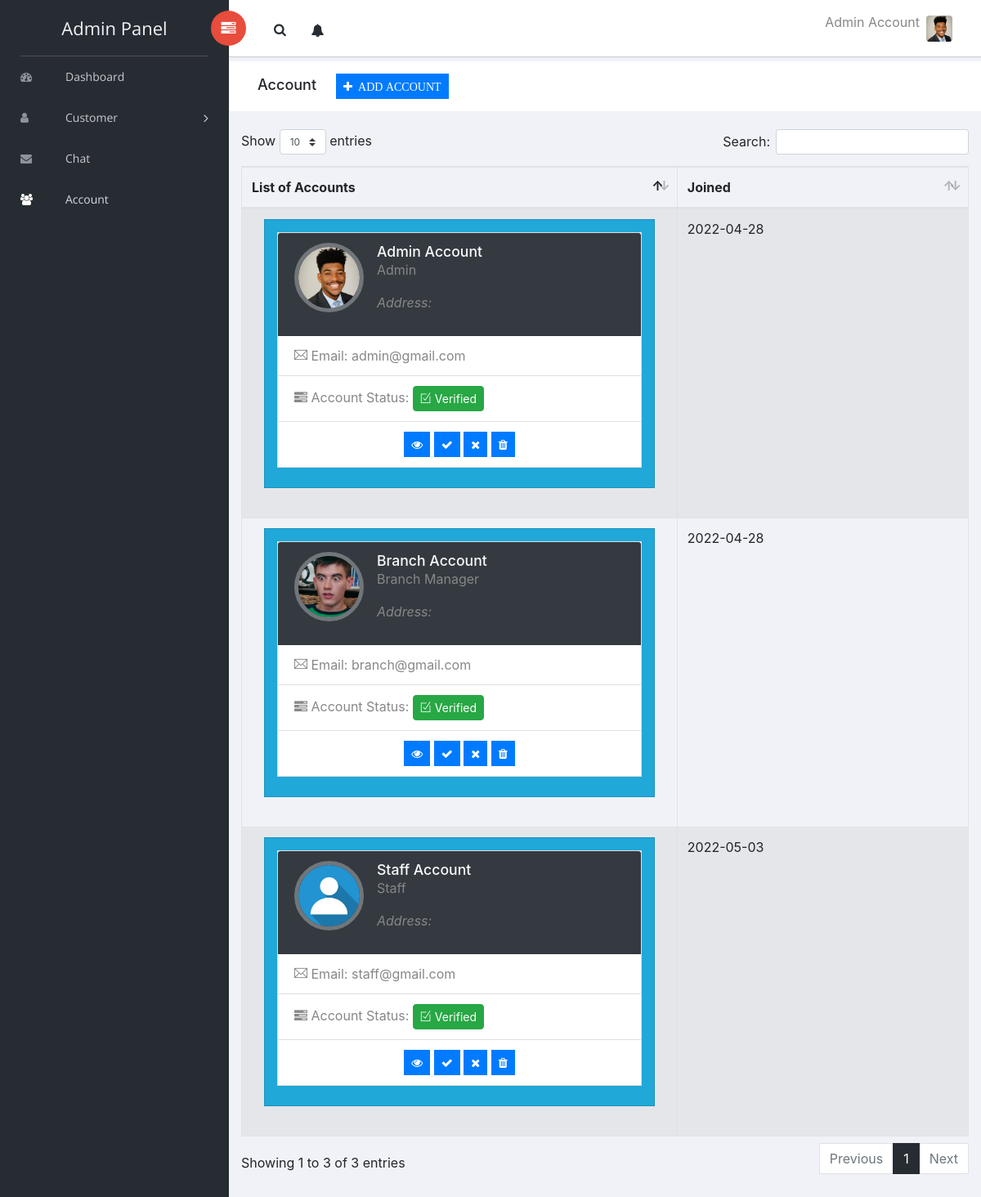
Screenshot of /admin/account.php (signed in) with the database file from the repository.
### tables this page shows
CREATE TABLE `users` (
  `id` int(11) NOT NULL,
  `first_name` varchar(255) DEFAULT NULL,
  `last_name` varchar(255) DEFAULT NULL,
  `username` varchar(255) DEFAULT NULL,
  `email` varchar(255) DEFAULT NULL,
  `password` varchar(255) DEFAULT NULL,
  `usertype` varchar(255) DEFAULT NULL,
  `status` varchar(255) NOT NULL DEFAULT 'Pending',
  `signup_date` varchar(255) DEFAULT NULL
);

CREATE TABLE `personal` (
  `personal_id` int(11) NOT NULL,
  `user_id` int(11) NOT NULL,
  `middle_name` varchar(255) DEFAULT NULL,
  `category_id` varchar(255) NOT NULL,
  `address` varchar(255) DEFAULT NULL,
  `dob` varchar(255) DEFAULT 'Not Set',
  `mobile` varchar(255) DEFAULT NULL,
  `card_number` varchar(255) DEFAULT NULL,
  `mother_name` varchar(255) DEFAULT NULL,
  `father_name` varchar(255) DEFAULT NULL,
  `spouse_name` varchar(255) DEFAULT NULL,
  `contact_person` varchar(255) DEFAULT NULL,
  `contact_number` varchar(255) DEFAULT NULL,
  `s_contact_number` varchar(255) DEFAULT NULL,
  `company_affiliated` varchar(255) DEFAULT NULL,
  `company_address` varchar(255) DEFAULT NULL,
  `company_number` varchar(255) DEFAULT NULL,
  `position` varchar(255) DEFAULT NULL,
  `work_status` varchar(255) DEFAULT NULL,
  `image` varchar(255) DEFAULT NULL
);

### classes/User.php (called while the page is built, shortened)
<?php
class User
{
    private $user;
    private $con;
    public function __construct($con, $user)
    {
        $this->con = $con;
        $user_details_query = mysqli_query($con, "SELECT * FROM users WHERE username='$user'");
        $this->user = mysqli_fetch_array($user_details_query);
    }
    public function getFirstAndLastName()
    {
        $username = $this->user['username'];
        $query = mysqli_query($this->con, "SELECT first_name, last_name FROM users WHERE username='$username'");
        $row = mysqli_fetch_array($query);
        return $row['first_name'] . " " . $row['last_name'];
    }
    public function getAvatar()
    {
        $id = $this->user['id'];
        $query = mysqli_query($this->con, "SELECT image FROM personal WHERE user_id='$id'");
        $row = mysqli_fetch_array($query);
        return $row['image'];
    }
}

### admin/account.php (the view, shortened to what this page needs)
<?php
require("../app/config/connect.php");
include("../classes/User.php");
?>
<!doctype html>
<html class="no-js" lang="en">
<head>
    <link rel="stylesheet" href="vendors/bootstrap/dist/css/bootstrap.min.css">
    <link rel="stylesheet" href="vendors/font-awesome/css/font-awesome.min.css">
    <link rel="stylesheet" href="vendors/themify-icons/css/themify-icons.css">
    <link rel="stylesheet" href="vendors/flag-icon-css/css/flag-icon.min.css">
    <link rel="stylesheet" href="vendors/selectFX/css/cs-skin-elastic.css">
    <link rel="stylesheet" href="vendors/jqvmap/dist/jqvmap.min.css">
    <link rel="stylesheet" href="assets/css/style.css">
    <link rel="stylesheet" href="../resources/css/toastr.min.css">
    <link rel="stylesheet" href="vendors/datatables.net-bs4/css/dataTables.bootstrap4.min.css">
    <link rel="stylesheet" href="vendors/datatables.net-buttons-bs4/css/buttons.bootstrap4.min.css">
</head>
<body>
    <?php
    $toggle_active = "account";
    ?>
    <?php
    include "./body/sidebar.php"
    ?>
    <div id="right-panel" class="right-panel">
        <?php
        include "./body/header.php"
        ?>
        <div class="breadcrumbs">
            <div class="col-sm-4">
                <div class="page-header float-left">
                    <div class="page-title">
                        <h1>Account&nbsp
                            &nbsp&nbsp
                            <button type="submit" class="btn btn-primary btn-sm" data-toggle="modal" data-target="#add"><i class="fa fa-plus">&nbsp&nbspADD ACCOUNT</i>
                            </button>
                        </h1>
                    </div>
                </div>
            </div>
        </div>
        <div class="content mt-3 mb-5">
            <table id="bootstrap-data-table-export" class="table table-striped table-bordered">
                <thead>
                    <tr>
                        <th>
                            List of Accounts
                        </th>
                        <th>
                            Joined
                        </th>
                    </tr>
                </thead>
                <tbody>
                    <?php
                    $sql = "SELECT * FROM users INNER JOIN personal ON personal.user_id = users.id";
                    $result = $con->query($sql);
                    if ($result->num_rows > 0) {
                        while ($row = $result->fetch_assoc()) {
                    ?>
                            <tr>
                                <td width="60%">
                                    <div class="col-12">
                                        <div class="card text-white bg-flat-color-1">
                                            <div class="card-body pb-0">
                                                <aside class="profile-nav alt">
                                                    <section class="card">
                                                        <div class="card-header user-header alt bg-dark">
                                                            <div class="media">
                                                                <a href="#">
                                                                    <img class="align-self-center rounded-circle mr-3" style="width:85px; height:85px;" alt="" src="../resources/img/uploads/<?php echo ($row['image'] != "") ? $row['image'] : 'default.jpg'; ?>">
                                                                </a>
                                                                <div class="media-body">
                                                                    <h4 class="text-light display-6">
                                                                        <?php echo $row['first_name']; ?>
                                                                        <?php echo $row['last_name']; ?>
                                                                    </h4>
                                                                    <p><?php echo $row['usertype']; ?></p>
                                                                    <p>
                                                                        <i>Address: <?php echo $row['address']; ?></i>
                                                                    </p>
                                                                </div>
                                                            </div>
                                                        </div>
                                                        <ul class="list-group list-group-flush">
                                                            <li class="list-group-item">
                                                                <a href="#"><i class="ti-email"></i> Email:
                                                                    <?php echo $row['email']; ?>
                                                                </a>
                                                            </li>
                                                            <li class="list-group-item">
                                                                <a href="#"> <i class="fa fa-tasks"></i> Account Status:
                                                                    <?php
                                                                    if ($row['status'] == 'Verified') {
                                                                        echo '<button class="btn btn-sm btn-success rounded"><i class="ti-check-box"></i> Verified</button>';
                                                                    } else if ($row['status'] == 'Pending') {
                                                                        echo '<button class="btn btn-sm btn-warning rounded"><i class="ti-info-alt"></i> Pending</button>';
                                                                    } else {
                                                                        echo '<button class="btn btn-sm btn-danger rounded"><i class="ti-flag-alt-2"></i> Rejected</button>';
                                                                    }
                                                                    ?>
                                                                </a>
                                                            </li>
                                                            <li class="list-group-item">
                                                                <center>
                                                                    <button type="submit" class="btn btn-primary btn-sm" data-toggle="modal" data-target="#view<?php echo $row['id'] ?>"><i class="fa fa-eye"></i> </button>
                                                                    <button type="submit" class="btn btn-primary btn-sm" data-toggle="modal" data-target="#approved<?php echo $row['id'] ?>"><i class="fa fa-check"></i></button>
                                                                    <button type="submit" class="btn btn-primary btn-sm" data-toggle="modal" data-target="#reject<?php echo $row['id'] ?>"><i class="fa fa-times"></i></button>
                                                                    <button type="submit" class="btn btn-primary btn-sm" data-toggle="modal" data-target="#delete<?php echo $row['id'] ?>"><i class="fa fa-trash"></i></button>
                                                                </center>
                                                            </li>
                                                        </ul>
                                                    </section>
                                                </aside>
                                            </div>
                                        </div>
                                    </div>
                                </td>
                                <td width="40%">
                                    <?php echo $row['signup_date'] ?>
                                </td>
                            </tr>
                    <?php
                        }
                    } else {
                        echo "0 results";
                    }
                    ?>
                </tbody>
            </table>
        </div>
    </div>
</body>
</html>

### admin/body/sidebar.php (shortened to what this page needs)
<aside id="left-panel" class="left-panel">
    <nav class="navbar navbar-expand-sm navbar-default">
        <div class="navbar-header">
            <a class="navbar-brand" href="./dashboard">
                Admin Panel
            </a>
        </div>
        <div id="main-menu" class="main-menu collapse navbar-collapse">
            <ul class="nav navbar-nav">
                <li class="<?php if (($toggle_active) == "dashboard") {
                                echo "active";
                            } ?>">
                    <a href="../admin/dashboard"> <i class="menu-icon fa fa-dashboard"></i>Dashboard </a>
                </li>
                <li class="menu-item-has-children dropdown <?php echo $toggle ?> <?php if ($toggle_active == "customer" || $toggle_active == "atm" || $toggle_active == "sps" || $toggle_active == "spsv1") {
                                                                                        echo "active";
                                                                                    }  ?>">
                    <a href="#" class="dropdown-toggle" data-toggle="dropdown" aria-haspopup="true" aria-expanded="false"> <i class="menu-icon fa fa-user"></i>Customer</a>
                </li>
                <li class="<?php if (($toggle_active) == "chat") {
                                echo "active";
                            } ?>">
                    <a href="chat"> <i class="menu-icon fa fa-envelope"></i>Chat</a>
                </li>
                <li class="<?php if (($toggle_active) == "account") {
                                echo "active";
                            } ?>">
                    <a href="account"> <i class="menu-icon fa fa-users"></i>Account</a>
                </li>
            </ul>
        </div>
    </nav>
</aside>

### admin/body/header.php (shortened to what this page needs)
<?php
if (isset($_SESSION['username'])) {
    $userLoggedIn = $_SESSION['username'];
} else {
    header("Location: ../login");
}
?>
<header id="header" class="header">
    <div class="header-menu">
        <div class="col-sm-7">
            <a id="menuToggle" class="menutoggle pull-left"><i class="fa fa fa-tasks"></i></a>
            <div class="header-left">
                <button class="search-trigger"><i class="fa fa-search"></i></button>
                <div class="dropdown for-notification">
                    <button class="btn btn-secondary dropdown-toggle notification-button" type="button" id="notification" data-toggle="dropdown" aria-haspopup="true" aria-expanded="false">
                        <i class="fa fa-bell"></i>
                    </button>
                </div>
            </div>
        </div>
        <div class="col-sm-5">
            <div class="user-area dropdown float-right">
                <a href="#" class="dropdown-toggle" data-toggle="dropdown" aria-haspopup="true" aria-expanded="false">
                    <span>
                        <?php
                        $fullname_obj = new User($con, $userLoggedIn);
                        echo $fullname_obj->getFirstAndLastName();
                        ?>
                    </span>
                    <img class="user-avatar rounded ml-2" src="../resources/img/uploads/<?php $avatar_obj = new User($con, $userLoggedIn);
                                                                                        echo ($avatar_obj->getAvatar() != NULL) ?
                                                                                            $avatar_obj->getAvatar() : "/default.jpg";
                                                                                        ?>" alt="User Avatar">
                </a>
            </div>
        </div>
    </div>
</header>

### rows the page displays
users: $fullname_obj->getFirstAndLastName() "Admin Account"
personal: image (picture), user.first_name "Admin", user.last_name "Account", user.usertype "Admin", user.email "admin@gmail.com", user.signup_date "2022-04-28"
personal: image (picture), user.first_name "Branch", user.last_name "Account", user.usertype "Branch Manager", user.email "branch@gmail.com", user.signup_date "2022-04-28"
personal: user.first_name "Staff", user.last_name "Account", user.usertype "Staff", user.email "staff@gmail.com", user.signup_date "2022-05-03"
